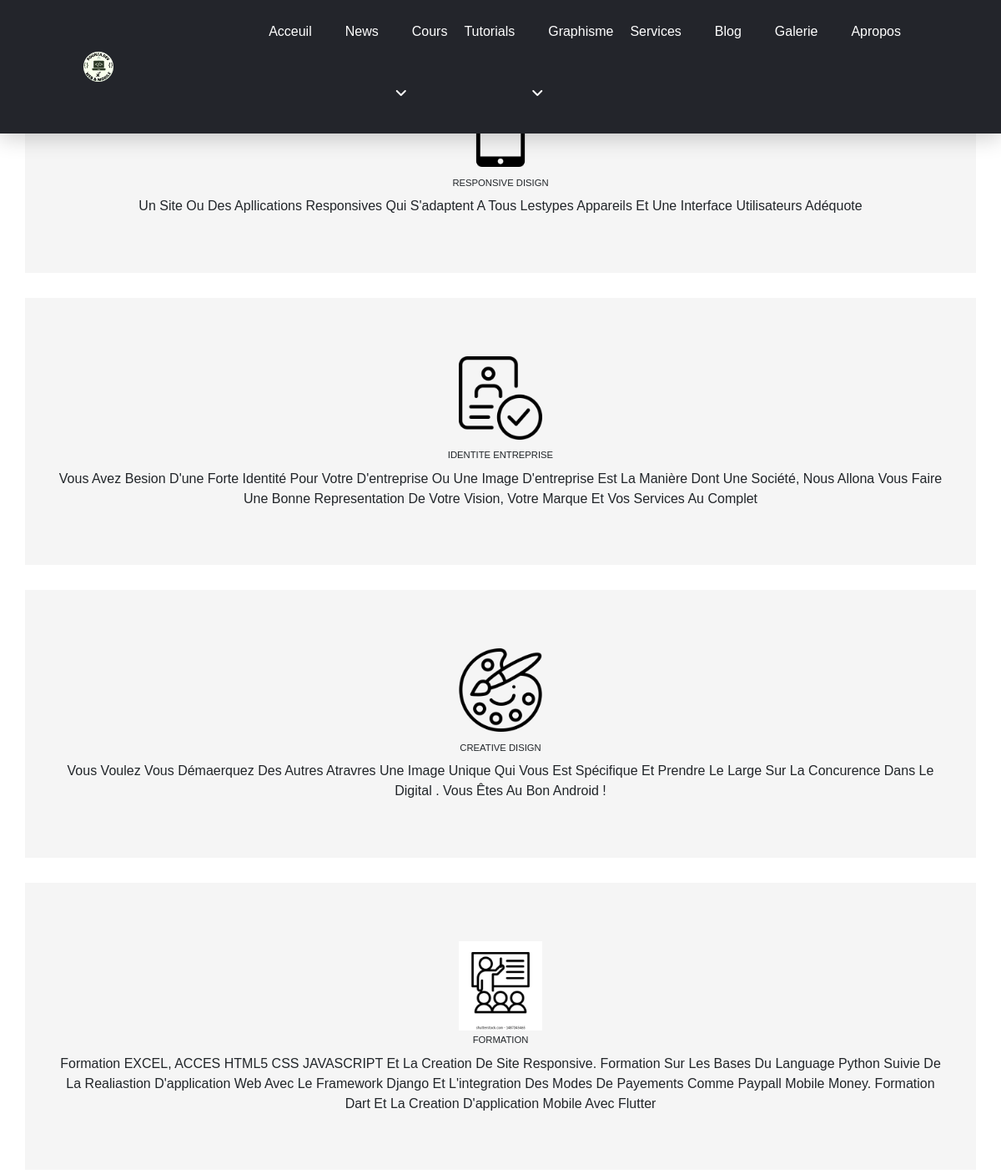
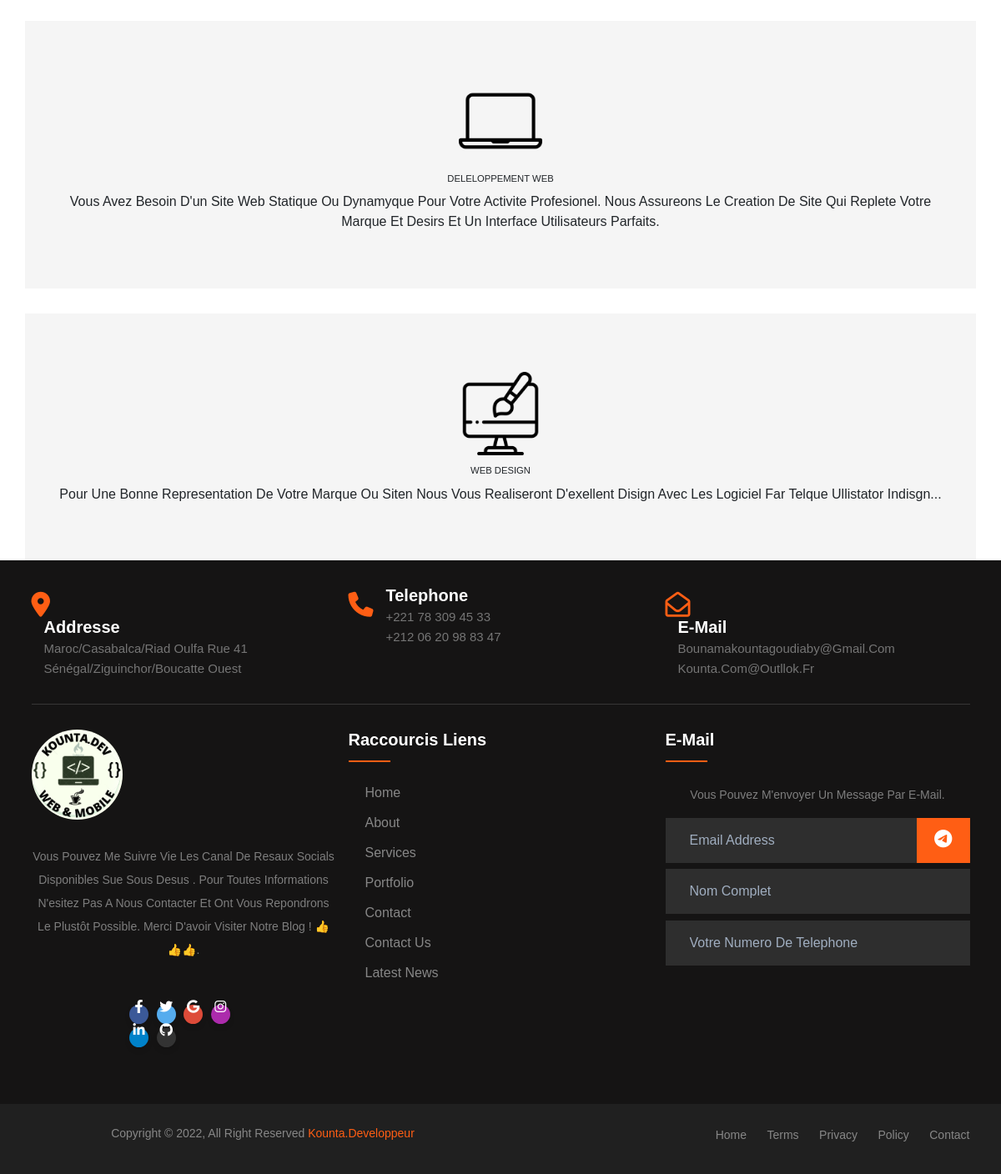
The app's page /service with its own data (2 pictures, top to bottom).
### blog/models.py (models this page shows, shortened)
class service(models.Model):
  title = models.CharField(max_length=500)
  image = models.ImageField()
  description = models.TextField(max_length=50000)
  date_added = models.DateTimeField(auto_now_add=True)
  class Meta:
        ordering = ['-date_added']

### blog/views.py (the view)
# urls.py: path("service",views.services,name="services"),
def services(request):
    list_services = service.objects.all()
    content= {"list_services": list_services}
    return render(request,"blog/services.html",content)

### blog/templates/blog/services.html (shortened to what this page needs)
{% extends 'base.html' %} {% load static %} {% block content %}
<!DOCTYPE html>
<html>
  <head>
    <link rel="stylesheet" href="" />
  </head>
  <body>
    <div class="row">
      {% for service in list_services %}
      <div class="col-md-12">
        <section class="services section container" id="services">
          <div class="services__item">
            <div class="services__item">
              <div class="icon__box">
                  <img src="{{service.image.url}}" alt=""
                  class="services__icon"
                  />
                  <div class="services__dot">
                      <span class="dot"></span>
                  </div>
              </div>
              <h3 class="services__title text-lg">{{service.title}}</h3>
              <p class="">
                {{service.description}}
              </p>
        </section>
      </div>
      {% endfor %}
    </div>
  </body>
</html>
<link
  rel="stylesheet"
  href="https://maxcdn.bootstrapcdn.com/bootstrap/4.1.3/css/bootstrap.min.css"
/>
<link
  href="https://cdn.jsdelivr.net/npm/bootstrap@5.0.2/dist/css/bootstrap.min.css"
  rel="stylesheet"
/>
{% endblock content %}

### blog/static/css/style.css (style rules this page uses)
* { font-family: 'Nunito', sans-serif; margin: 0; padding: 0; -webkit-box-sizing: border-box; box-sizing: border-box; text-decoration: none; outline: none; border: none; text-transform: capitalize; -webkit-transition: all .2s linear; transition: all .2s linear; }
html { font-size: 62.5%; scroll-behavior: smooth; scroll-padding-top: 5rem; overflow-x: hidden; }
body { background: #000; }
section { padding: 5rem 9%; }
html { scroll-behavior: smooth; }
body { background: var(--bg); }
section { padding: 20px 100px; }
body { background: #e2e1e0; text-align: center; }
.services__item { border: 1px solid var(--border-color); padding: 2.5rem 1.25rem 1.875rem; text-align: center; }
.icon__box { border: 1px solid var(--border-color); width: 100px; height: 100px; border-radius: 50%; margin: 0 auto; margin-bottom: 1.25rem; position: relative; display: flex; }
.services__icon { width: 100px; margin: auto; }
.services__dot { position: absolute; left: 0; right: 0; width: 100%; height: 100%; animation: service-dot 2s linear infinite; animation-play-state: paused; }
.dot { width: 33px; height: 33px; background-color: var(--title--color); border-radius: 50%; position: absolute; top: 0; left: 0.9rem; }
.services__title { margin-bottom: 0.8em; }
.services { background: #f5f5f5; margin-top: 30px; }
p { text-align: center; }
.services__title { margin-bottom: 0.8em; text-align: center; font-size: 40px }

### records on screen
service: title "RESPONSIVE DISIGN", description "Un Site Ou Des Apllications Responsives Qui S'adaptent A Tous Lestypes Appareils Et Une Interface Utilisateurs Adéquote"
service: image (picture), title "IDENTITE ENTREPRISE", description "Vous Avez Besion D'une Forte Identité Pour Votre D'entreprise Ou Une Image D'entreprise Est La Manière Dont Une Société, Nous Allona Vous Faire Une Bonne Representation De Votre Vision, Votre Marque Et Vos Services Au Complet"
service: image (picture), title "CREATIVE DISIGN", description "Vous Voulez Vous Démaerquez Des Autres Atravres Une Image Unique Qui Vous Est Spécifique Et Prendre Le Large Sur La Concurence Dans Le Digital . Vous Êtes Au Bon Android !"
service: image (picture), title "FORMATION", description "Formation EXCEL, ACCES HTML5 CSS JAVASCRIPT Et La Creation De Site Responsive. Formation Sur Les Bases Du Language Python Suivie De La Realiastion D'application Web Avec Le Framework Django Et L'integration Des Modes De Payements Comme Paypall Mobile Money. Formation Dart Et La Creation D'application Mobile Avec Flutter"
service: image (picture), title "DELELOPPEMENT WEB", description "Vous Avez Besoin D'un Site Web Statique Ou Dynamyque Pour Votre Activite Profesionel. Nous Assureons Le Creation De Site Qui Replete Votre Marque Et Desirs Et Un Interface Utilisateurs Parfaits."
service: image (picture), title "WEB DESIGN", description "Pour Une Bonne Representation De Votre Marque Ou Siten Nous Vous Realiseront D'exellent Disign Avec Les Logiciel Far Telque Ullistator Indisgn..."
